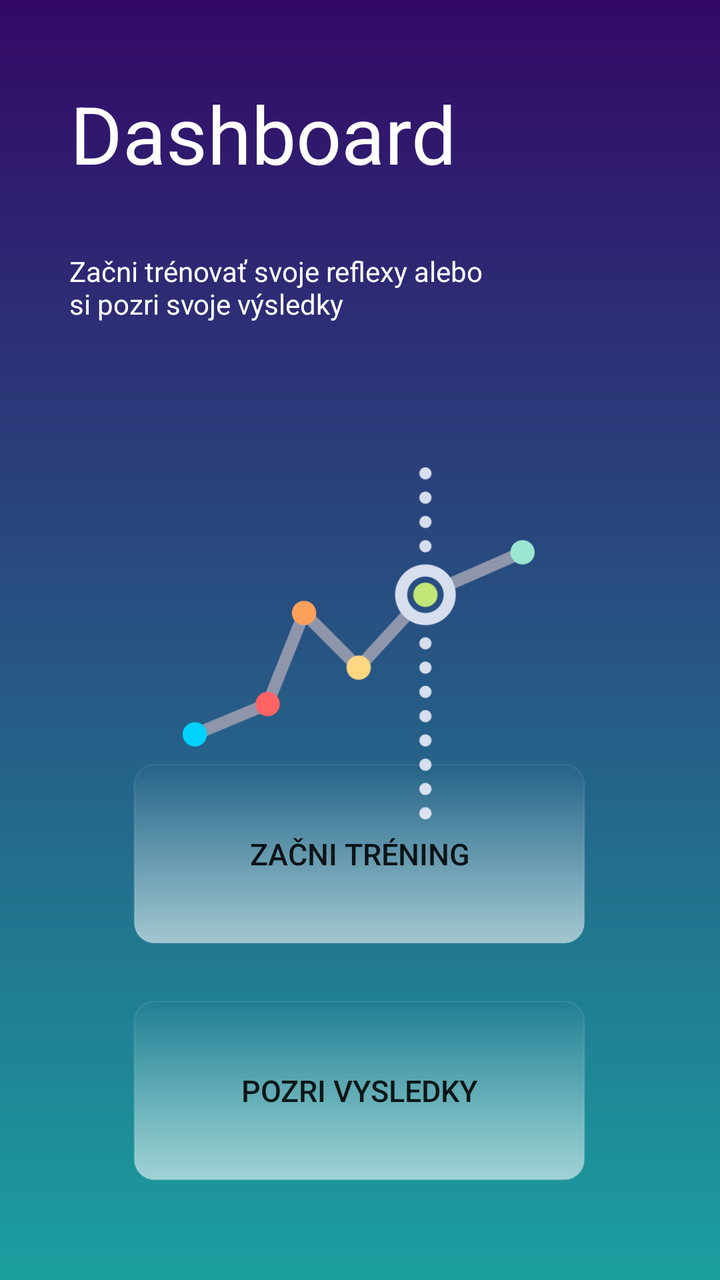
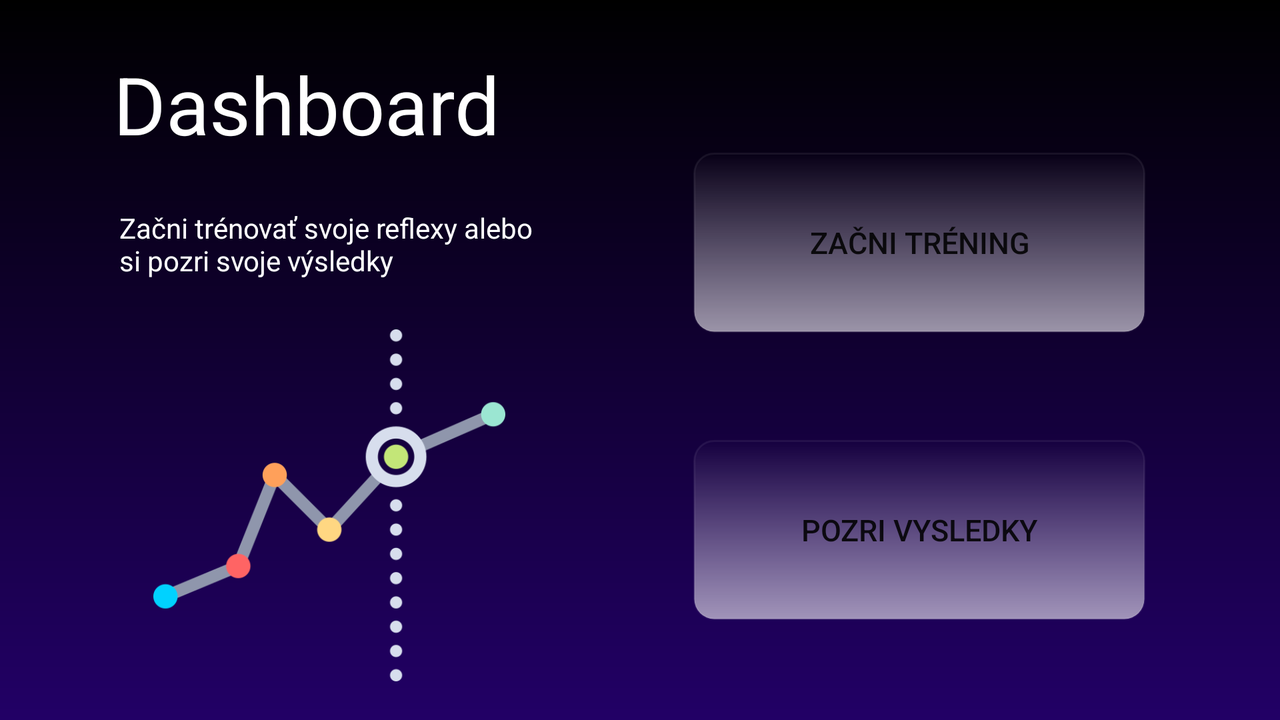

Compare how this app lays out the same screen by default and in its alternative resource folder. The renders come first, then the two layout files and the values they reference.
<!-- AndroidManifest.xml: application theme Theme.ReflexMaster -->
<!-- res/layout/fragment_menu.xml -->
<?xml version="1.0" encoding="utf-8"?>
<androidx.constraintlayout.widget.ConstraintLayout
xmlns:android="http://schemas.android.com/apk/res/android"
xmlns:app="http://schemas.android.com/apk/res-auto"
xmlns:tools="http://schemas.android.com/tools"
android:layout_width="match_parent"
android:layout_height="match_parent"
    android:background="@drawable/gradient_test">


    <TextView
        android:id="@+id/dshbrd"
        android:layout_width="wrap_content"
        android:layout_height="wrap_content"
        android:layout_marginLeft="16dp"
        android:layout_marginRight="16dp"
        android:gravity="left"
        android:padding="10dp"
        android:text="@string/dashboard"
        android:textColor="@color/white"
        android:textSize="40sp"
        app:layout_constraintBottom_toBottomOf="parent"
        app:layout_constraintHorizontal_bias="0.078"
        app:layout_constraintLeft_toLeftOf="parent"
        app:layout_constraintRight_toRightOf="parent"
        app:layout_constraintTop_toTopOf="parent"
        app:layout_constraintVertical_bias="0.053" />

    <TextView
        android:id="@+id/popis"
        android:layout_width="wrap_content"
        android:layout_height="wrap_content"
        android:layout_gravity="left|bottom"
        android:layout_marginLeft="16dp"
        android:layout_marginRight="16dp"
        android:padding="10dp"
        android:text="@string/popis_dshboard"
        android:textColor="@color/white"
        app:layout_constraintBottom_toBottomOf="parent"
        app:layout_constraintEnd_toEndOf="parent"
        app:layout_constraintHorizontal_bias="0.089"
        app:layout_constraintStart_toStartOf="parent"
        app:layout_constraintTop_toBottomOf="@+id/dshbrd"
        app:layout_constraintVertical_bias="0.026" />

    

    <Button
        android:id="@+id/btn_vysledok"
        android:layout_width="226dp"
        android:layout_height="90dp"

        android:background="@drawable/glassmorphism"
        android:text="@string/pozri_vysledky"
        android:textSize="15sp"
        app:layout_constraintBottom_toBottomOf="parent"
        app:layout_constraintEnd_toEndOf="parent"
        app:layout_constraintHorizontal_bias="0.497"
        app:layout_constraintStart_toStartOf="parent"
        app:layout_constraintTop_toBottomOf="@+id/btn_trening"
        app:layout_constraintVertical_bias="0.364" />

    <Button
        android:id="@+id/btn_trening"
        android:layout_width="226dp"
        android:layout_height="90dp"
        android:layout_marginBottom="168dp"
        android:background="@drawable/glassmorphism"
        android:text="@string/zacni_trening"
        android:textSize="15sp"
        app:layout_constraintBottom_toBottomOf="parent"
        app:layout_constraintEnd_toEndOf="parent"
        app:layout_constraintHorizontal_bias="0.497"
        app:layout_constraintStart_toStartOf="parent" />

    <ImageView
        android:id="@+id/imageView"
        android:layout_width="176dp"
        android:layout_height="202dp"
        app:layout_constraintBottom_toBottomOf="parent"
        app:layout_constraintEnd_toEndOf="parent"
        app:layout_constraintHorizontal_bias="0.497"
        app:layout_constraintStart_toStartOf="parent"
        app:layout_constraintTop_toBottomOf="@+id/popis"
        app:layout_constraintVertical_bias="0.185"
        app:srcCompat="@drawable/line_graphic" />
    


</androidx.constraintlayout.widget.ConstraintLayout>
<!-- resources referenced by this layout -->
<resources>
  <!-- drawable glassmorphism (drawable) -->
  <shape xmlns:android="http://schemas.android.com/apk/res/android"
      android:shape="rectangle">
      <gradient
          android:startColor="#94FFFFFF"
          android:endColor="#00ffffff"
          android:angle="90" />
      <corners android:radius="10dp" />
      <stroke
          android:width="1dp"
          android:color="#11FFFFFF" />
  </shape>
  <!-- drawable gradient_test (drawable) -->
  <shape xmlns:android="http://schemas.android.com/apk/res/android"
      android:shape="rectangle">
      <gradient
          android:startColor="#1B9F9F"
          android:endColor="#330867"
          android:angle="90"/>
  </shape>
  <!-- drawable line_graphic: png bitmap (drawable, 18009 bytes) -->
  <string name="dashboard">Dashboard</string>
  <string name="popis_dshboard">Začni trénovať svoje reflexy alebo \nsi pozri svoje výsledky</string>
  <string name="pozri_vysledky">Pozri vysledky</string>
  <string name="zacni_trening">Začni tréning</string>
  <style name="Theme.ReflexMaster" parent="Theme.MaterialComponents.DayNight.DarkActionBar">
          
          <item name="colorPrimary">@color/purple_500</item>
          <item name="colorPrimaryVariant">@color/purple_700</item>
          <item name="colorOnPrimary">@color/white</item>
          
          <item name="colorSecondary">@color/teal_200</item>
          <item name="colorSecondaryVariant">@color/teal_700</item>
          <item name="colorOnSecondary">@color/black</item>
          
          <item name="android:statusBarColor">?attr/colorPrimaryVariant</item>
          
      </style>
</resources>
<!-- res/layout-land/fragment_menu.xml (the author's variant of the layout above) -->
<!-- drawn on the phone turned sideways -->
<?xml version="1.0" encoding="utf-8"?>
<androidx.constraintlayout.widget.ConstraintLayout
xmlns:android="http://schemas.android.com/apk/res/android"
xmlns:app="http://schemas.android.com/apk/res-auto"
xmlns:tools="http://schemas.android.com/tools"
android:layout_width="match_parent"
android:layout_height="match_parent"
    android:background="@drawable/gradient_green">


    <TextView
        android:id="@+id/dshbrd"
        android:layout_width="wrap_content"
        android:layout_height="wrap_content"
        android:layout_marginLeft="16dp"
        android:layout_marginRight="16dp"
        android:gravity="left"
        android:padding="10dp"
        android:text="@string/dashboard"
        android:textColor="@color/white"
        android:textSize="40sp"
        app:layout_constraintBottom_toBottomOf="parent"
        app:layout_constraintHorizontal_bias="0.078"
        app:layout_constraintLeft_toLeftOf="parent"
        app:layout_constraintRight_toRightOf="parent"
        app:layout_constraintTop_toTopOf="parent"
        app:layout_constraintVertical_bias="0.053" />

    <TextView
        android:id="@+id/popis"
        android:layout_width="wrap_content"
        android:layout_height="wrap_content"
        android:layout_gravity="left|bottom"
        android:layout_marginLeft="16dp"
        android:layout_marginRight="16dp"
        android:padding="10dp"
        android:text="@string/popis_dshboard"
        android:textColor="@color/white"
        app:layout_constraintBottom_toBottomOf="parent"
        app:layout_constraintEnd_toEndOf="parent"
        app:layout_constraintHorizontal_bias="0.089"
        app:layout_constraintStart_toStartOf="parent"
        app:layout_constraintTop_toBottomOf="@+id/dshbrd"
        app:layout_constraintVertical_bias="0.026" />

    

    <Button
        android:id="@+id/btn_vysledok"
        android:layout_width="226dp"
        android:layout_height="90dp"

        android:background="@drawable/glassmorphism"
        android:text="@string/pozri_vysledky"
        android:textSize="15sp"
        app:layout_constraintBottom_toBottomOf="parent"
        app:layout_constraintEnd_toEndOf="parent"
        app:layout_constraintHorizontal_bias="0.837"
        app:layout_constraintStart_toStartOf="parent"
        app:layout_constraintTop_toBottomOf="@+id/btn_trening"
        app:layout_constraintVertical_bias="0.519" />

    <Button
        android:id="@+id/btn_trening"
        android:layout_width="226dp"
        android:layout_height="90dp"
        android:background="@drawable/glassmorphism"
        android:text="@string/zacni_trening"
        android:textSize="15sp"
        app:layout_constraintBottom_toBottomOf="parent"
        app:layout_constraintEnd_toEndOf="parent"
        app:layout_constraintHorizontal_bias="0.837"
        app:layout_constraintStart_toStartOf="parent"
        app:layout_constraintTop_toTopOf="parent"
        app:layout_constraintVertical_bias="0.283" />

    <ImageView
        android:id="@+id/imageView"
        android:layout_width="176dp"
        android:layout_height="202dp"
        app:layout_constraintBottom_toBottomOf="parent"
        app:layout_constraintEnd_toEndOf="parent"
        app:layout_constraintHorizontal_bias="0.165"
        app:layout_constraintStart_toStartOf="parent"
        app:layout_constraintTop_toBottomOf="@+id/popis"
        app:layout_constraintVertical_bias="0.236"
        app:srcCompat="@drawable/line_graphic" />
    


</androidx.constraintlayout.widget.ConstraintLayout>
<!-- resources referenced by the variant -->
<!-- as the phone turned sideways resolves them -->
<resources>
  <!-- drawable glassmorphism (drawable) -->
  <shape xmlns:android="http://schemas.android.com/apk/res/android"
      android:shape="rectangle">
      <gradient
          android:startColor="#94FFFFFF"
          android:endColor="#00ffffff"
          android:angle="90" />
      <corners android:radius="10dp" />
      <stroke
          android:width="1dp"
          android:color="#11FFFFFF" />
  </shape>
  <!-- drawable gradient_green (drawable) -->
  <shape xmlns:android="http://schemas.android.com/apk/res/android"
      android:shape="rectangle">
      <gradient
          android:startColor="#206"
          android:endColor="#000000"
          android:angle="90"/>
  </shape>
  <!-- drawable line_graphic: png bitmap (drawable, 18009 bytes) -->
  <string name="dashboard">Dashboard</string>
  <string name="popis_dshboard">Začni trénovať svoje reflexy alebo \nsi pozri svoje výsledky</string>
  <string name="pozri_vysledky">Pozri vysledky</string>
  <string name="zacni_trening">Začni tréning</string>
  <style name="Theme.ReflexMaster" parent="Theme.MaterialComponents.DayNight.DarkActionBar">
          
          <item name="colorPrimary">@color/purple_500</item>
          <item name="colorPrimaryVariant">@color/purple_700</item>
          <item name="colorOnPrimary">@color/white</item>
          
          <item name="colorSecondary">@color/teal_200</item>
          <item name="colorSecondaryVariant">@color/teal_700</item>
          <item name="colorOnSecondary">@color/black</item>
          
          <item name="android:statusBarColor">?attr/colorPrimaryVariant</item>
          
      </style>
</resources>
